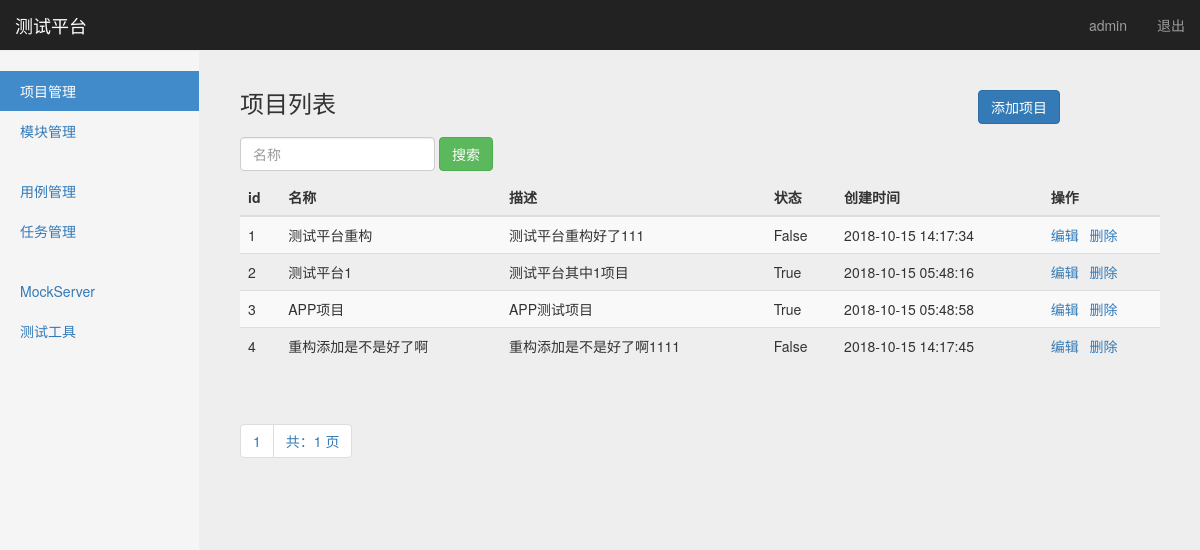
Page /manage/project_manage/ (signed in) on the earlier database version.
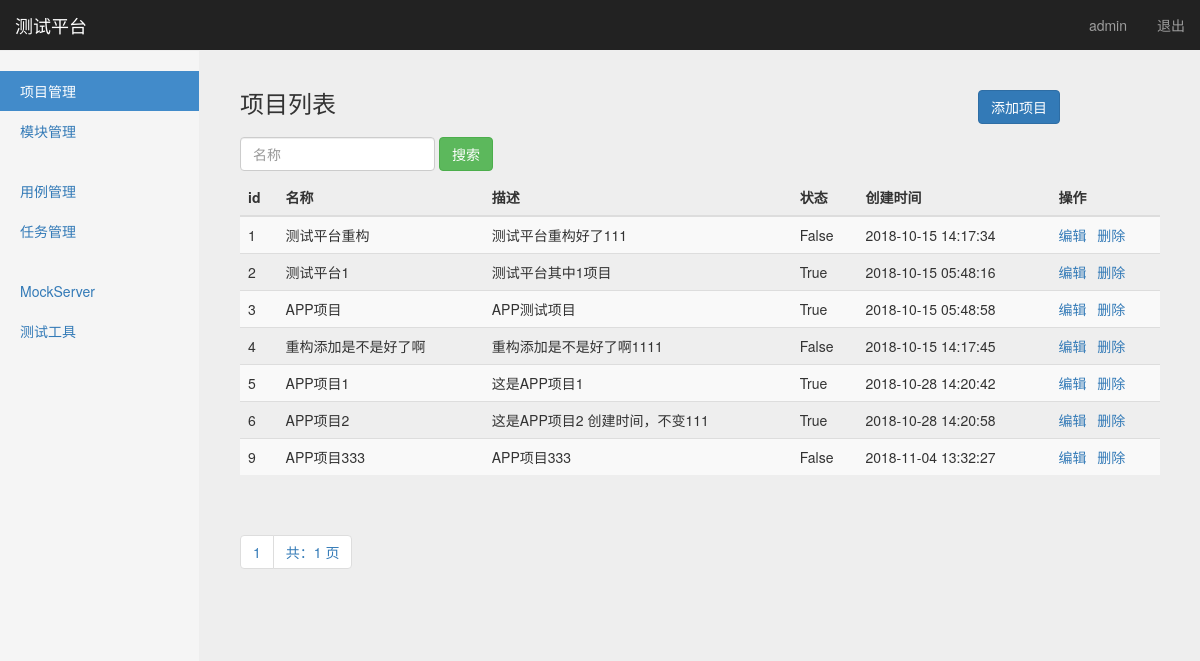
Same page on the later database version.
### project_app/models.py (models this page shows, shortened)
class ProjectManage(models.Model):
    title = models.CharField("名称", max_length=100, blank=False, default="")  # 名称
    description = models.TextField("描述", max_length=100, default="")  # 描述
    status = models.BooleanField("status", default=True)  # 状态
    create_time = models.DateTimeField("创建时间", auto_now_add=True)  # 创建时间

### project_app/views/project_views.py (the view)
# urls.py: path('project_manage/', project_views.project_manage),
@login_required
def project_manage(request):
    username = request.session.get('user1', '')  # 读取浏览器 cookies
    project_list = ProjectManage.objects.get_queryset().order_by('id')
    paginator = Paginator(project_list, 10)
    page = request.GET.get("page")
    try:
        contacts = paginator.page(page)
    except PageNotAnInteger:
        contacts = paginator.page(1)
    except EmptyPage:
        contacts = paginator.page(paginator.num_pages)
    return render(request, "project_manage.html", {"user": username,
                                                   "projects": contacts,
                                                   "type": "list"})

### templates/project_manage.html (shortened to what this page needs)
{% extends "base.html" %}
{% block content %}
  <body>
    <nav class="navbar navbar-inverse navbar-fixed-top">
      <div class="container-fluid">
        <div class="navbar-header">
          <a class="navbar-brand" href="#">测试平台</a>
        </div>
        <div id="navbar" class="navbar-collapse collapse">
          <ul class="nav navbar-nav navbar-right">
            <li><a href="#" id="user">{{ user }}</a></li>
            <li><a href="/logout/">退出</a></li>
          </ul>
        </div>
      </div>
    </nav>
    <div class="container-fluid">
      <div class="row">
        <div class="col-sm-3 col-md-2 sidebar">
          <ul class="nav nav-sidebar">
            <li class="active"> <a href="#">项目管理</a></li>
            <li><a href="/manage/module_manage/">模块管理</a></li>
          </ul>
          <ul class="nav nav-sidebar">
            <li><a href="/interface/case_manage/">用例管理</a></li>
            <li><a href="">任务管理</a></li>
          </ul>
          <ul class="nav nav-sidebar">
            <li><a href="">MockServer</a></li>
            <li><a href="">测试工具</a></li>
          </ul>
        </div>
        {% if type == 'list'%}
        <div class="col-sm-9 col-sm-offset-3 col-md-10 col-md-offset-2 main">
        <div>
          <h3 class="sub-header">项目列表
                <button type="button" class="btn btn-primary" style="float: right;margin-right: 100px;"
                onclick="window.location.href='/manage/add_project/'">添加项目</button>
          </h3>
                <form class="navbar-form" method="get" action="/manage/search/" style="padding-left: 0px;">
                    <div class="form-group">
                        <input name="search" type="text" placeholder="名称" class="form-control">
                    </div>
                    <button type="submit" class="btn btn-success">搜索</button>
                </form>
         </div>
          <div class="table-responsive">
            <table class="table table-striped">
              <thead>
                <tr>
                  <th>id</th>
                  <th>名称</th>
                  <th>描述</th>
                  <th>状态</th>
                  <th>创建时间</th>
                  <th>操作</th>
                </tr>
              </thead>
              <tbody>
                {% for project in projects %}
                  <tr>
                    <td>{{ project.id }}</td>
                    <td>{{ project.title }}</td>
                    <td>{{ project.description }}</td>
                    <td>{{ project.status }}</td>
                    <td>{{ project.create_time | date:"Y-m-d H:i:s" }}</td>
                    <td>
                      <a href="/manage/edit_project/{{project.id}}/">编辑</a>&ensp;
                      <a href="/manage/delete_project/{{project.id}}/">删除</a>
                    </td>
                  </tr>
                {% endfor %}
              </tbody>
            </table>
               <div class="pagination">
                  <span class="step-links">
                    <ul class="pagination">
                       <li><a href="#">{{ projects.number }}</a></li>
                      <li><a href="#">共：{{ projects.paginator.num_pages }} 页</a></li>
                    </ul>
                  </span>
               </div>
          </div>
        </div>
      {% endif %}
    </div>
           </div>
{% endblock %}

Differences in the rows shown:
added ProjectManage: id "5", title "APP项目1", description "这是APP项目1", status "True", create_time "2018-10-28 14:20:42"
added ProjectManage: id "6", title "APP项目2", description "这是APP项目2 创建时间，不变111", status "True", create_time "2018-10-28 14:20:58"
added ProjectManage: id "9", title "APP项目333", description "APP项目333", status "False", create_time "2018-11-04 13:32:27"
